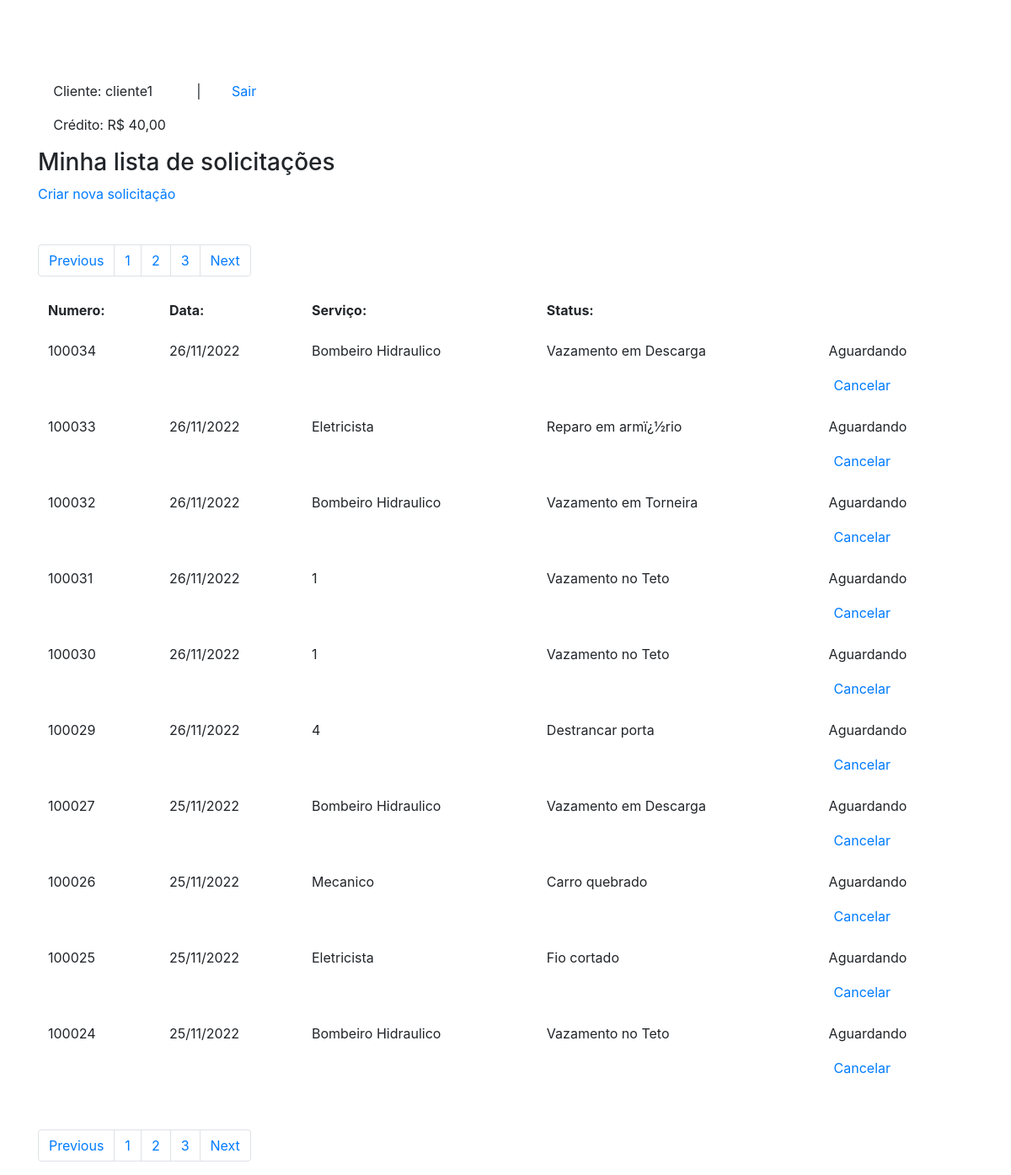
Before: /painelcliente.php (signed in) with the older database file.
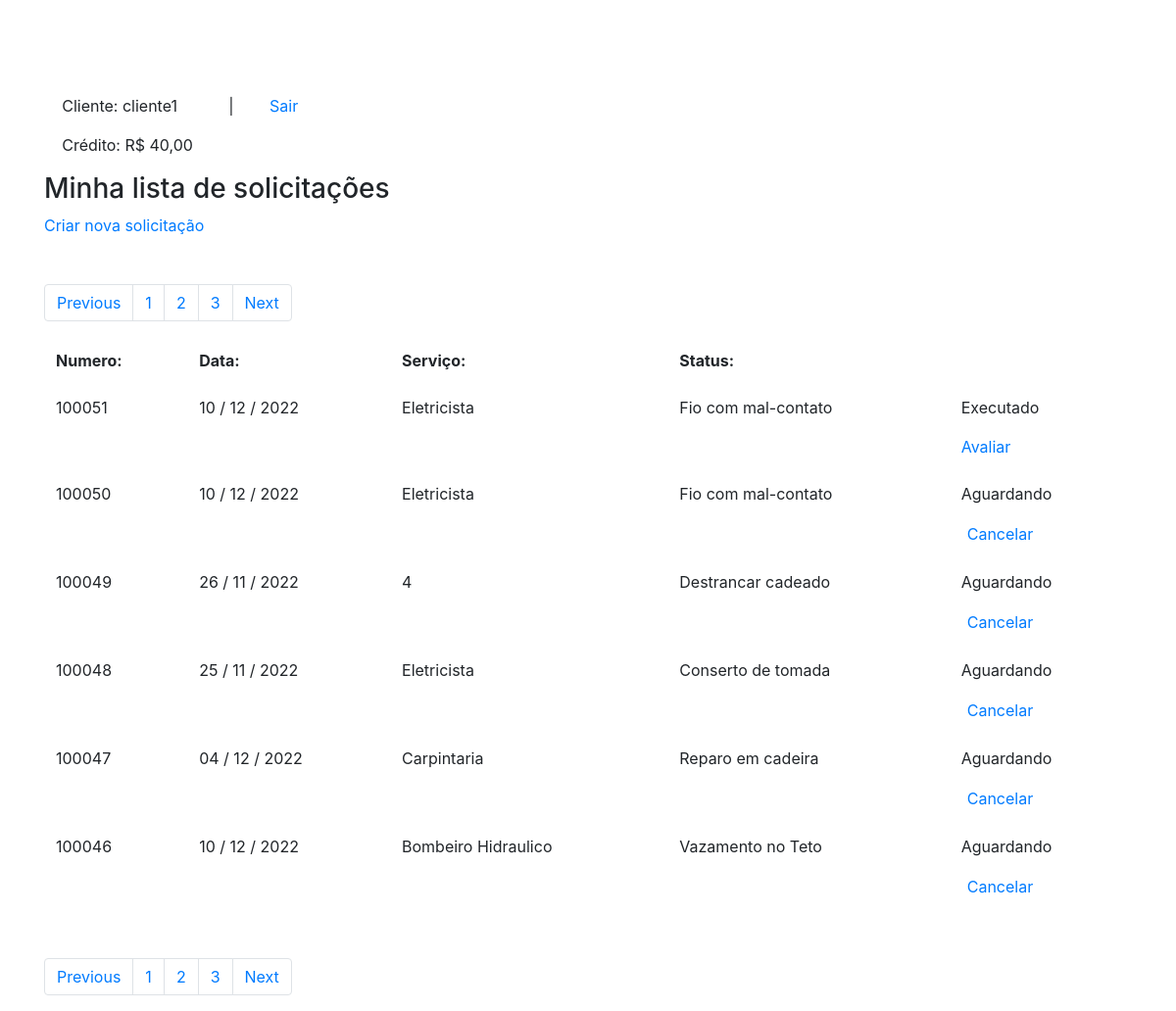
After: the same page with the newer database file.
### tables this page shows
CREATE TABLE IF NOT EXISTS `servicos` (
  `numero_id` int(7) NOT NULL AUTO_INCREMENT,
  `nome_servico` varchar(220) NOT NULL,
  `descricao_servico` varchar(220) NOT NULL,
  `preco_produto` varchar(100) NOT NULL,
  `status_servico` varchar(30) NOT NULL,
  `id_cliente` varchar(100) NOT NULL,
  `email_cliente` varchar(140) NOT NULL,
  `id_prestador` int(100) NOT NULL,
  `email_prestador` varchar(140) NOT NULL,
  `dia_pedido` varchar(30) NOT NULL,
  PRIMARY KEY (`numero_id`)
);

### painelcliente.php (the view, shortened to what this page needs)
<?php
include_once ('conexao.php');
?>
<!DOCTYPE html>
<html>
    <head>
        <link rel="stylesheet" href="https://stackpath.bootstrapcdn.com/bootstrap/4.1.3/css/bootstrap.min.css">
    </head>
    <body>
        <div class="container mt-5 pt-5">
            <div class="w-25 d-flex justify-content-around">
                <div>
                    <p>Cliente: <?php echo $_SESSION['nome'];?></p>
                    <p>Crédito: R$ <?php echo $_SESSION['credito'];?>,00</p>
                </div>
                <span>|</span>
                <a href="logout.php">Sair</a>
            </div>
            <div class="form-group">
                <table class="table table-borderless">
                    <thead>
                        <h3>Minha lista de solicitações</h3>
                        <a href="criar_servico.php">Criar nova solicitação</a>
                    </thead>
                    <div class="mt-5">
                        <nav aria-label="Page navigation example">
                            <ul class="pagination">
                                <li class="page-item"><a class="page-link" href="#">Previous</a></li>
                                <li class="page-item"><a class="page-link" href="#">1</a></li>
                                <li class="page-item"><a class="page-link" href="#">2</a></li>
                                <li class="page-item"><a class="page-link" href="#">3</a></li>
                                <li class="page-item"><a class="page-link" href="#">Next</a></li>
                            </ul>
                        </nav>
                    </div>
                    <tbody>
                        <tr>
                            <th>Numero:</th>
                            <th>Data:</th>
                            <th>Serviço:</th>
                            <th>Status:</th>
                        </tr>
                        <?php
                        $id = $_SESSION['id'];
                        $query_servico = "  SELECT *
                                            FROM servicos as s
                                            INNER JOIN clientes as c
                                            ON s.id_cliente = c.id
                                            WHERE c.id = $id
                                            ORDER BY numero_id DESC";
                        $result_servico = $conn->prepare($query_servico);
                        $result_servico->execute();
                        while($row_servico = $result_servico->fetch(PDO::FETCH_ASSOC)){
                            extract($row_servico);
                        ?>
                        <tr>
                            <td><?php echo "$numero_id"; ?></td>
                            <td><?php echo "$dia_pedido"; ?></td>
                            <td><?php echo "$nome_servico"?></td>
                            <td><?php echo "$descricao_servico"?></td>
                            <td>
                                <div class="d-block">
                                    <?php
                                    if($status_servico == "1"){
                                       echo " <p href='#'>
                                       Aguardando</p>";
                                    }elseif($status_servico == "2"){
                                        echo " <p href='#'>
                                       Executado</p>";
                                    }
                                    ?>
                                    <?php
                                    if($status_servico == "1"){
                                       echo "
                                       <form method='post' action='excluir_servico.php'>
                                       <input type='hidden' name='id' value='$numero_id'>
                                       <button type='submit' style='border:none; color: #007bff;
                                       text-decoration: none;
                                       background-color: transparent;'>Cancelar</button>
                                       </form>";
                                    }elseif($status_servico == "2"){
                                        echo " <a href='avaliacao.php'>
                                       Avaliar</a>";
                                    }
                                    ?>
                                </div>
                            </td>
                        </tr>
                        <?php } ?>
                    </tbody>
                </table>
                <div class="mt-5">
                    <nav aria-label="Page navigation example">
                        <ul class="pagination">
                            <li class="page-item"><a class="page-link" href="#">Previous</a></li>
                            <li class="page-item"><a class="page-link" href="#">1</a></li>
                            <li class="page-item"><a class="page-link" href="#">2</a></li>
                            <li class="page-item"><a class="page-link" href="#">3</a></li>
                            <li class="page-item"><a class="page-link" href="#">Next</a></li>
                        </ul>
                    </nav>
                </div>
            </div>
        </div>
    </body>
</html>

Changed rows visible on the page:
removed servicos: numero_id "100034", dia_pedido "26/11/2022", nome_servico "Bombeiro Hidraulico", descricao_servico "Vazamento em Descarga", status_servico "Aguardando"
removed servicos: numero_id "100033", dia_pedido "26/11/2022", nome_servico "Eletricista", descricao_servico "Reparo em armï¿½rio", status_servico "Aguardando"
removed servicos: numero_id "100032", dia_pedido "26/11/2022", nome_servico "Bombeiro Hidraulico", descricao_servico "Vazamento em Torneira", status_servico "Aguardando"
removed servicos: numero_id "100031", dia_pedido "26/11/2022", nome_servico "1", descricao_servico "Vazamento no Teto", status_servico "Aguardando"
removed servicos: numero_id "100030", dia_pedido "26/11/2022", nome_servico "1", descricao_servico "Vazamento no Teto", status_servico "Aguardando"
removed servicos: numero_id "100029", dia_pedido "26/11/2022", nome_servico "4", descricao_servico "Destrancar porta", status_servico "Aguardando"
removed servicos: numero_id "100027", dia_pedido "25/11/2022", nome_servico "Bombeiro Hidraulico", descricao_servico "Vazamento em Descarga", status_servico "Aguardando"
removed servicos: numero_id "100026", dia_pedido "25/11/2022", nome_servico "Mecanico", descricao_servico "Carro quebrado", status_servico "Aguardando"
removed servicos: numero_id "100025", dia_pedido "25/11/2022", nome_servico "Eletricista", descricao_servico "Fio cortado", status_servico "Aguardando"
removed servicos: numero_id "100024", dia_pedido "25/11/2022", nome_servico "Bombeiro Hidraulico", descricao_servico "Vazamento no Teto", status_servico "Aguardando"
added servicos: numero_id "100051", dia_pedido "10 / 12 / 2022", nome_servico "Eletricista", descricao_servico "Fio com mal-contato", status_servico "Executado"
added servicos: numero_id "100050", dia_pedido "10 / 12 / 2022", nome_servico "Eletricista", descricao_servico "Fio com mal-contato", status_servico "Aguardando"
added servicos: numero_id "100049", dia_pedido "26 / 11 / 2022", nome_servico "4", descricao_servico "Destrancar cadeado", status_servico "Aguardando"
added servicos: numero_id "100048", dia_pedido "25 / 11 / 2022", nome_servico "Eletricista", descricao_servico "Conserto de tomada", status_servico "Aguardando"
added servicos: numero_id "100047", dia_pedido "04 / 12 / 2022", nome_servico "Carpintaria", descricao_servico "Reparo em cadeira", status_servico "Aguardando"
added servicos: numero_id "100046", dia_pedido "10 / 12 / 2022", nome_servico "Bombeiro Hidraulico", descricao_servico "Vazamento no Teto", status_servico "Aguardando"
